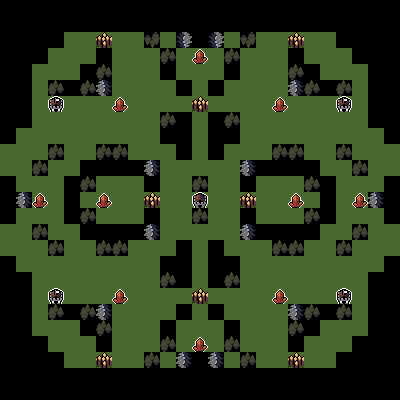

This game map was drawn from its Tiled (.tmx) file and the tilesets committed beside it. A one-line description and the full map source follow:
An orthogonal 25x25 tile map with 16x16 px tiles, 3 tile layers (Tiles, Objects, Metadata).

<map version="1.10" tiledversion="1.10.0" orientation="orthogonal" renderorder="right-down" width="25" height="25" tilewidth="16" tileheight="16" infinite="0" nextlayerid="34" nextobjectid="102">
 <editorsettings>
  <export format="MUD Templates" />
 </editorsettings>
 <tileset firstgid="1" source="../../tilesets/map-maker-tileset.tsx" />
 <group id="17" name="Tiles" offsetx="2.84217e-14" offsety="0">
  <properties>
   <property name="entityLayer" type="bool" value="true" />
  </properties>
  <layer id="2" name="Tiles" width="25" height="25">
   <properties>
    <property name="prototypeLayer" type="bool" value="true" />
   </properties>
   <data encoding="csv">
0,0,0,0,0,0,0,0,0,0,0,0,0,0,0,0,0,0,0,0,0,0,0,0,0,
0,0,0,0,0,0,0,0,0,0,0,0,0,0,0,0,0,0,0,0,0,0,0,0,0,
0,0,0,0,1,1,1,1,1,3221225474,1,3221225475,0,3221225475,1,3221225474,1,1,1,1,1,0,0,0,0,
0,0,0,1,1,1,0,1,1,3221225473,2,3221225473,3221225473,3221225473,2,3221225473,1,1,0,1,1,1,0,0,0,
0,0,1,1,1,0,2,1,1,3221225473,0,3221225473,3221225473,3221225473,0,3221225473,1,1,2,0,1,1,1,0,0,
0,0,1,2,0,2,3,1,1,3221225473,3221225473,0,3221225473,0,3221225473,3221225473,1,1,3,2,0,2,1,0,0,
0,0,1,1,1,1,1,1,1,3221225473,3221225473,3221225473,3221225473,3221225473,3221225473,3221225473,1,1,1,1,1,1,1,0,0,
0,0,1,1,1,1,1,1,1,3221225473,2,0,3221225473,0,2,3221225473,1,1,1,1,1,1,1,0,0,
0,1,1,1,1,1,1,1,1,3221225473,0,0,3221225473,0,0,3221225473,1,1,1,1,1,1,1,1,0,
1,1,1,2,1,1,2,2,1,1,1,0,1,0,1,1,1,2,2,1,1,2,1,1,1,
1,1,2,1,1,0,0,0,0,3,1,1,1,1,1,3,0,0,0,0,1,1,2,1,1,
0,1,1,1,0,2,1,1,1,0,1,1,2,1,1,0,1,1,1,2,0,1,1,1,0,
0,3,1,1,0,1,1,1,1,1,1,1,1,1,1,1,1,1,1,1,0,1,1,3,0,
0,1,1,1,0,2,1,1,1,0,1,1,2,1,1,0,1,1,1,2,0,1,1,1,0,
1,1,2,1,1,0,0,0,0,3,1,1,1,1,1,3,0,0,0,0,1,1,2,1,1,
1,1,1,2,1,1,2,2,1,1,1,0,1,0,1,1,1,2,2,1,1,2,1,1,1,
0,1,1,1,1,1,1,1,1,1,0,0,1,0,0,1,1,1,1,1,1,1,1,1,0,
0,0,1,1,1,1,1,1,1,1,2,0,1,0,2,1,1,1,1,1,1,1,1,0,0,
0,0,1,1,1,1,1,1,1,1,1,1,1,1,1,1,1,1,1,1,1,1,1,0,0,
0,0,1,2,0,2,3,1,1,1,1,0,1,0,1,1,1,1,3,2,0,2,1,0,0,
0,0,1,1,1,0,2,1,1,1,0,1,1,1,0,1,1,1,2,0,1,1,1,0,0,
0,0,0,1,1,1,0,1,1,1,2,1,1,1,2,1,1,1,0,1,1,1,0,0,0,
0,0,0,0,1,1,1,1,1,2,1,3,0,3,1,2,1,1,1,1,1,0,0,0,0,
0,0,0,0,0,0,0,0,0,0,0,0,0,0,0,0,0,0,0,0,0,0,0,0,0,
0,0,0,0,0,0,0,0,0,0,0,0,0,0,0,0,0,0,0,0,0,0,0,0,0
</data>
  </layer>
 </group>
 <group id="15" name="Objects">
  <properties>
   <property name="entityLayer" type="bool" value="true" />
  </properties>
  <layer id="10" name="Objects" width="25" height="25">
   <properties>
    <property name="prototypeLayer" type="bool" value="true" />
   </properties>
   <data encoding="csv">
0,0,0,0,0,0,0,0,0,0,0,0,0,0,0,0,0,0,0,0,0,0,0,0,0,
0,0,0,0,0,0,0,0,0,0,0,0,0,0,0,0,0,0,0,0,0,0,0,0,0,
0,0,0,0,0,0,5,0,0,0,0,0,0,0,0,0,0,0,5,0,0,0,0,0,0,
0,0,0,0,0,0,0,0,0,0,0,0,14,0,0,0,0,0,0,0,0,0,0,0,0,
0,0,0,0,0,0,0,0,0,0,0,0,0,0,0,0,0,0,0,0,0,0,0,0,0,
0,0,0,0,0,0,0,0,0,0,0,0,0,0,0,0,0,0,0,0,0,0,0,0,0,
0,0,0,10,0,0,0,14,0,0,0,0,5,0,0,0,0,14,0,0,0,10,0,0,0,
0,0,0,0,0,0,0,0,0,0,0,0,0,0,0,0,0,0,0,0,0,0,0,0,0,
0,0,0,0,0,0,0,0,0,0,0,0,0,0,0,0,0,0,0,0,0,0,0,0,0,
0,0,0,0,0,0,0,0,0,0,0,0,0,0,0,0,0,0,0,0,0,0,0,0,0,
0,0,0,0,0,0,0,0,0,0,0,0,0,0,0,0,0,0,0,0,0,0,0,0,0,
0,0,0,0,0,0,0,0,0,0,0,0,0,0,0,0,0,0,0,0,0,0,0,0,0,
0,0,14,0,0,0,14,0,0,5,0,0,9,0,0,5,0,0,14,0,0,0,14,0,0,
0,0,0,0,0,0,0,0,0,0,0,0,0,0,0,0,0,0,0,0,0,0,0,0,0,
0,0,0,0,0,0,0,0,0,0,0,0,0,0,0,0,0,0,0,0,0,0,0,0,0,
0,0,0,0,0,0,0,0,0,0,0,0,0,0,0,0,0,0,0,0,0,0,0,0,0,
0,0,0,0,0,0,0,0,0,0,0,0,0,0,0,0,0,0,0,0,0,0,0,0,0,
0,0,0,0,0,0,0,0,0,0,0,0,0,0,0,0,0,0,0,0,0,0,0,0,0,
0,0,0,10,0,0,0,14,0,0,0,0,5,0,0,0,0,14,0,0,0,10,0,0,0,
0,0,0,0,0,0,0,0,0,0,0,0,0,0,0,0,0,0,0,0,0,0,0,0,0,
0,0,0,0,0,0,0,0,0,0,0,0,0,0,0,0,0,0,0,0,0,0,0,0,0,
0,0,0,0,0,0,0,0,0,0,0,0,14,0,0,0,0,0,0,0,0,0,0,0,0,
0,0,0,0,0,0,5,0,0,0,0,0,0,0,0,0,0,0,5,0,0,0,0,0,0,
0,0,0,0,0,0,0,0,0,0,0,0,0,0,0,0,0,0,0,0,0,0,0,0,0,
0,0,0,0,0,0,0,0,0,0,0,0,0,0,0,0,0,0,0,0,0,0,0,0,0
</data>
  </layer>
  <layer id="33" name="Metadata" width="25" height="25">
   <properties>
    <property name="prototypeLayer" type="bool" value="true" />
   </properties>
   <data encoding="csv">
0,0,0,0,0,0,0,0,0,0,0,0,0,0,0,0,0,0,0,0,0,0,0,0,0,
0,0,0,0,0,0,0,0,0,0,0,0,0,0,0,0,0,0,0,0,0,0,0,0,0,
0,0,0,0,0,0,0,0,0,0,0,0,0,0,0,0,0,0,0,0,0,0,0,0,0,
0,0,0,0,0,0,0,0,0,0,0,0,0,0,0,0,0,0,0,0,0,0,0,0,0,
0,0,0,0,0,0,0,0,0,0,0,0,0,0,0,0,0,0,0,0,0,0,0,0,0,
0,0,0,0,0,0,0,0,0,0,0,0,0,0,0,0,0,0,0,0,0,0,0,0,0,
0,0,0,0,0,0,0,0,0,0,0,0,0,0,0,0,0,0,0,0,0,0,0,0,0,
0,0,0,0,0,0,0,0,0,0,0,0,0,0,0,0,0,0,0,0,0,0,0,0,0,
0,0,0,0,0,0,0,0,0,0,0,0,0,0,0,0,0,0,0,0,0,0,0,0,0,
0,0,0,0,0,0,0,0,0,0,0,0,0,0,0,0,0,0,0,0,0,0,0,0,0,
0,0,0,0,0,0,0,0,0,0,0,0,0,0,0,0,0,0,0,0,0,0,0,0,0,
0,0,0,0,0,0,0,0,0,0,0,0,0,0,0,0,0,0,0,0,0,0,0,0,0,
0,0,0,0,0,0,0,0,0,0,0,0,0,0,0,0,0,0,0,0,0,0,0,0,0,
0,0,0,0,0,0,0,0,0,0,0,0,0,0,0,0,0,0,0,0,0,0,0,0,0,
0,0,0,0,0,0,0,0,0,0,0,0,0,0,0,0,0,0,0,0,0,0,0,0,0,
0,0,0,0,0,0,0,0,0,0,0,0,0,0,0,0,0,0,0,0,0,0,0,0,0,
0,0,0,0,0,0,0,0,0,0,0,0,0,0,0,0,0,0,0,0,0,0,0,0,0,
0,0,0,0,0,0,0,0,0,0,0,0,0,0,0,0,0,0,0,0,0,0,0,0,0,
0,0,0,0,0,0,0,0,0,0,0,0,0,0,0,0,0,0,0,0,0,0,0,0,0,
0,0,0,0,0,0,0,0,0,0,0,0,0,0,0,0,0,0,0,0,0,0,0,0,0,
0,0,0,0,0,0,0,0,0,0,0,0,0,0,0,0,0,0,0,0,0,0,0,0,0,
0,0,0,0,0,0,0,0,0,0,0,0,0,0,0,0,0,0,0,0,0,0,0,0,0,
0,0,0,0,0,0,0,0,0,0,0,0,0,0,0,0,0,0,0,0,0,0,0,0,0,
0,0,0,0,0,0,0,0,0,0,0,0,0,0,0,0,0,0,0,0,0,0,0,0,0,
0,0,0,0,0,0,0,0,0,0,0,0,0,0,0,0,0,0,0,0,0,0,0,0,0
</data>
  </layer>
  <objectgroup id="18" name="Portals" />
 </group>
</map>
